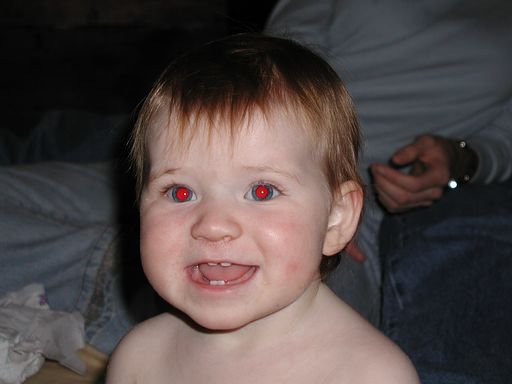
%> input picture lab4/redeyes/redeyebefore.jpg, 512 x 384 px
$ octave redeye_example.m   (GNU Octave 9; MATLAB toolbox functions it lacks are replaced by stand-ins)
%> lines starting %> are read from the running program, lines starting %| are printed output that depends on the picture
### lab4/output_bounded.m
function [outimage] = output_bounded(image, bounding_box)
    upper_left_x = bounding_box(2);
    upper_left_y = bounding_box(1);
    width = bounding_box(3);
    length = bounding_box(4);
    outimage = image(upper_left_x:upper_left_x+width, upper_left_y:upper_left_y+length,:);
end

### lab4/redeye_example.m

%Import image
pic = imread('redeyebefore.jpg');
%> pic is the input picture: size 384x512x3 uint8; mean R, G, B 81, 70.7, 69.5

%Detect faces
facedetect = vision.CascadeObjectDetector;
face_bound = step(facedetect, pic);
%> face_bound = [111 114 218 218]

face = output_bounded(pic, face_bound);
%> in output_bounded, `upper_left_x = bounding_box(2);`: upper_left_x = 114
%> in output_bounded, `upper_left_y = bounding_box(1);`: upper_left_y = 111
%> in output_bounded, `width = bounding_box(3);`: width = 218
%> in output_bounded, `outimage = image(upper_left_x:upper_left_x+width, upper_left_y:upper_l..`:
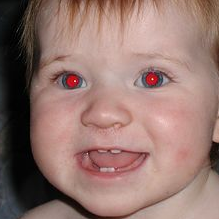
%> outimage: size 219x219x3 uint8; mean R, G, B 148.1, 117.7, 110.6

eyedetect = vision.CascadeObjectDetector('LeftEyeCART');
eyes_bound = step(eyedetect, face);
%> eyes_bound = [47 47 52 52; 76 136 46 46; 131 45 53 53]

for i = 1:size(eyes_bound,1)
    rectangle('Position',eyes_bound(i,:),'LineWidth',4,'LineStyle','-','EdgeColor','r');
end
%> this loop made 3 passes
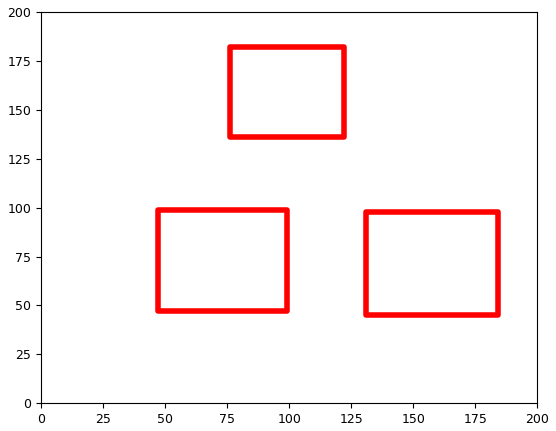
%> figure redrawn from the program's plot data
